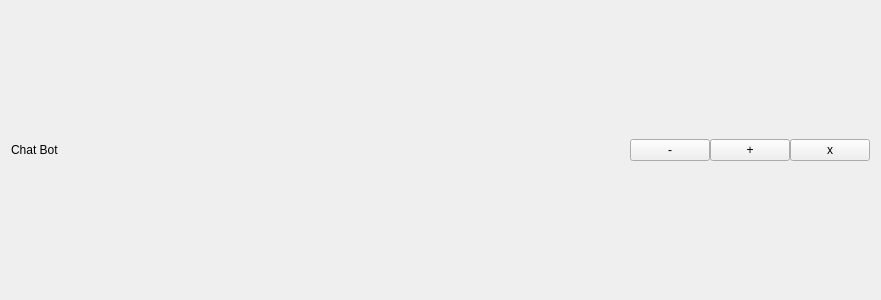
<?xml version="1.0" encoding="UTF-8"?>
<ui version="4.0">
 <class>Frame</class>
 <widget class="QFrame" name="Frame">
  <property name="geometry">
   <rect>
    <x>0</x>
    <y>0</y>
    <width>881</width>
    <height>300</height>
   </rect>
  </property>
  <property name="minimumSize">
   <size>
    <width>881</width>
    <height>0</height>
   </size>
  </property>
  <property name="windowTitle">
   <string>Frame</string>
  </property>
  <layout class="QHBoxLayout" name="horizontalLayout">
   <item>
    <layout class="QGridLayout" name="gridLayout">
     <property name="spacing">
      <number>0</number>
     </property>
     <item row="0" column="0">
      <widget class="QLabel" name="label">
       <property name="sizePolicy">
        <sizepolicy hsizetype="Maximum" vsizetype="Maximum">
         <horstretch>0</horstretch>
         <verstretch>0</verstretch>
        </sizepolicy>
       </property>
       <property name="text">
        <string>Chat Bot</string>
       </property>
      </widget>
     </item>
     <item row="0" column="1">
      <spacer name="horizontalSpacer">
       <property name="orientation">
        <enum>Qt::Horizontal</enum>
       </property>
       <property name="sizeHint" stdset="0">
        <size>
         <width>40</width>
         <height>20</height>
        </size>
       </property>
      </spacer>
     </item>
     <item row="0" column="2">
      <spacer name="horizontalSpacer_2">
       <property name="orientation">
        <enum>Qt::Horizontal</enum>
       </property>
       <property name="sizeHint" stdset="0">
        <size>
         <width>40</width>
         <height>20</height>
        </size>
       </property>
      </spacer>
     </item>
     <item row="0" column="3">
      <spacer name="horizontalSpacer_3">
       <property name="orientation">
        <enum>Qt::Horizontal</enum>
       </property>
       <property name="sizeHint" stdset="0">
        <size>
         <width>40</width>
         <height>20</height>
        </size>
       </property>
      </spacer>
     </item>
     <item row="0" column="4">
      <spacer name="horizontalSpacer_4">
       <property name="orientation">
        <enum>Qt::Horizontal</enum>
       </property>
       <property name="sizeHint" stdset="0">
        <size>
         <width>40</width>
         <height>20</height>
        </size>
       </property>
      </spacer>
     </item>
     <item row="0" column="5">
      <layout class="QHBoxLayout" name="horizontalLayout_2">
       <property name="spacing">
        <number>0</number>
       </property>
       <item>
        <widget class="QPushButton" name="pushButton">
         <property name="sizePolicy">
          <sizepolicy hsizetype="Fixed" vsizetype="Fixed">
           <horstretch>0</horstretch>
           <verstretch>0</verstretch>
          </sizepolicy>
         </property>
         <property name="text">
          <string>-</string>
         </property>
        </widget>
       </item>
       <item>
        <widget class="QPushButton" name="pushButton_2">
         <property name="sizePolicy">
          <sizepolicy hsizetype="Fixed" vsizetype="Fixed">
           <horstretch>0</horstretch>
           <verstretch>0</verstretch>
          </sizepolicy>
         </property>
         <property name="text">
          <string>+</string>
         </property>
        </widget>
       </item>
       <item>
        <widget class="QPushButton" name="pushButton_3">
         <property name="sizePolicy">
          <sizepolicy hsizetype="Fixed" vsizetype="Fixed">
           <horstretch>0</horstretch>
           <verstretch>0</verstretch>
          </sizepolicy>
         </property>
         <property name="text">
          <string>x</string>
         </property>
        </widget>
       </item>
      </layout>
     </item>
    </layout>
   </item>
  </layout>
 </widget>
 <resources/>
 <connections/>
</ui>
